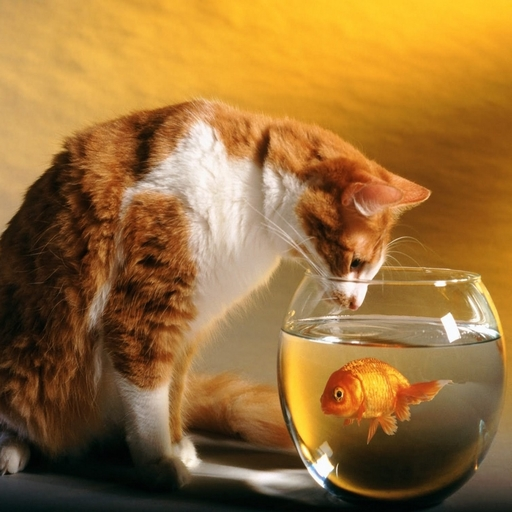
#> input picture lab3/img.jpg, 512 x 512 px
$ jupyter execute --allow-errors lab3.ipynb   (shell and % lines are left out)
#> lines starting #> are read from the running program, lines starting #| are printed output that depends on the picture
# Metody Obliczeniowe w Nauce i Technice
## Laboratorium 3 - Singular Value Decomposition
### Albert Gierlach

[cell 1]
import numpy as np
from matplotlib import pyplot as plt
import matplotlib as mtplt
from PIL import Image

mtplt.rcParams['figure.figsize'] = [14, 9] # plots size
np.set_printoptions(precision=4)

#### Zadanie 1 -  Przekształcenie sfery w elipsoidę

###### 1.1 Sfera jednostkowa

[cell 2]
def draw_3d_plot(x,y,z, view=(10,20)):
#> called with view = (10, 20)
    fig = plt.figure()
    ax = fig.add_subplot(111, projection='3d')
    ax.view_init(elev=view[0], azim=view[1])
    ax.plot_surface(x,y,z, alpha=0.4)
    ax.set_xlabel('X axis')
    ax.set_ylabel('Y axis')
    ax.set_zlabel('Z axis')
    plt.show()


s = np.linspace(0, 2 * np.pi, 100)
t = np.linspace(0, np.pi, 100)

x = np.outer(np.cos(s), np.sin(t))
y = np.outer(np.sin(s), np.sin(t))
z = np.outer(np.ones(np.size(s)), np.cos(t))

draw_3d_plot(x,y,z)

##### 1.2 Przekształcenie sfery w elipsoide

[cell 3]
def transform_sphere(A):
    s = np.linspace(0, 2 * np.pi, 100)
    t = np.linspace(0, np.pi, 100)
    x = (np.outer(np.cos(s), np.sin(t)) * A.item(0, 0)) + \
        (np.outer(np.sin(s), np.sin(t)) * A.item(0, 1)) + \
        (np.outer(np.ones(np.size(s)), np.cos(t)) * A.item(0, 2))

    y = (np.outer(np.cos(s), np.sin(t)) * A.item(1, 0)) + \
        (np.outer(np.sin(s), np.sin(t)) * A.item(1, 1)) + \
        (np.outer(np.ones(np.size(s)), np.cos(t)) * A.item(1, 2))

    z = (np.outer(np.cos(s), np.sin(t)) * A.item(2, 0)) + \
        (np.outer(np.sin(s), np.sin(t)) * A.item(2, 1)) + \
        (np.outer(np.ones(np.size(s)), np.cos(t)) * A.item(2, 2))
    return x, y, z


A = []
A.append(np.array([[1,2,0],[1,1,1],[3,1,0]]))
A.append(np.array([[4,0,4],[0,3,0],[-3,0,3]]))
A.append(np.array([[5,0,1],[2,3,0],[0,0,4]]))

for transform_matrix in A:
    x1, y1, z1 = transform_sphere(transform_matrix)
    draw_3d_plot(x1,y1,z1)

##### 1.3 Rozkład według wartości osobliwych (SVD)

[cell 4]
for transform_matrix in A:
    fig = plt.figure()
    ax = fig.add_subplot(111, projection='3d')
    ax.view_init(elev=20, azim=20)

    U, S, VT = np.linalg.svd(transform_matrix)
    S_diag = np.diag(S) # because S is vector and we need diagonal matrix
    x1, y1, z1 = transform_sphere(transform_matrix)

    for s1_row in S_diag:
        base = np.dot(U, s1_row) # 3d base vec for one axis
        ax.plot([0, base[0]], [0, base[1]], [0, base[2]], linewidth=4)

    ax.plot_surface(x1,y1,z1,  alpha=0.3, color='r')
    ax.set_xlabel('X axis')
    ax.set_ylabel('Y axis')
    ax.set_zlabel('Z axis')
    plt.show()

##### 1.4 Znalezienie macierzy, której stosunek największej wartości osobliwej i najmniejszej wynosi więcej niż 100

[cell 5]
def get_matirx_with_ratio_greater_than_100():
    while True:
        AA = np.random.rand(3, 3)
        U, S, VT = np.linalg.svd(AA)

        if S[0] / S[2] > 100:
            return AA

A100 = get_matirx_with_ratio_greater_than_100()
U, S, VT = np.linalg.svd(A100)
print("Znaleziona macierz:")
print(A100) # found matrix
print("\nWartości osobliwe tej macierzy")
print(np.diag(S)) # singular values
print("\nStosunek najwiekszej wartosci osobliwej do najmniejszej: {}".format(S[0] / S[2]))
x1, y1, z1 = transform_sphere(A100)
draw_3d_plot(x1,y1,z1)
#> in draw_3d_plot (call 5), `plt.show()`:
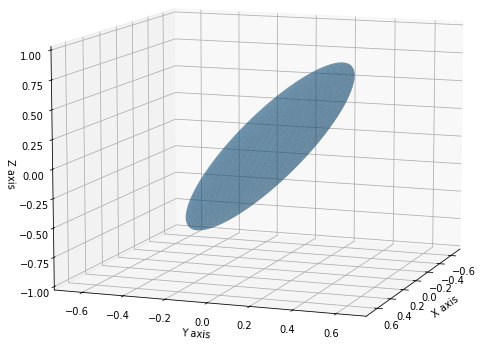
#> figure drawn by matplotlib, 1 panel
draw_3d_plot(x1,y1,z1, (10,90)) # ellipses might be different, so generate three views
draw_3d_plot(x1,y1,z1, (90,80))
#> in draw_3d_plot (call 7), `plt.show()`:
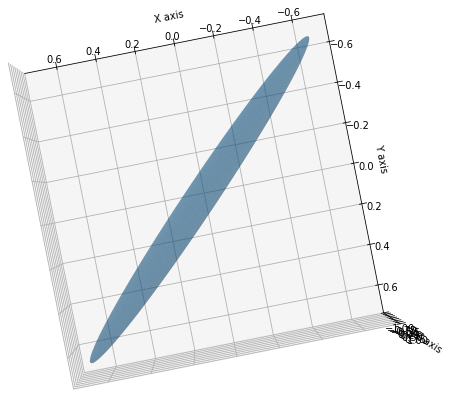
#> figure drawn by matplotlib, 1 panel

##### 1.5 Wizualizacje przekształceń dla wybranej macierzy
Wybrana macierz $ A_i = \left( \begin{matrix} 1 & 2 & 0 \\ 1 & 1 & 1 \\ 3 & 1 & 0 \end{matrix} \right) $\
Kolejne przekształcenia: $SV_i^T$, $S \Sigma_i V_i^T$, $S U_i \Sigma_i V_i^T$ \
Dla wizualizacji zaznaczono wektory kanoniczne - przed i po transformacji

[cell 6]
# helper functions to properly set axis limit
def check_one_limit(x, tuple_limits):
    a, b = abs(x.min()), abs(x.max())
    a = max(a, b)
    if a > tuple_limits[0]:
        return a

    return -1

def update_limits(ax, x,y,z, force=False):
    max_dim = max(check_one_limit(x, ax.get_xlim()), check_one_limit(y, ax.get_ylim()), check_one_limit(z, ax.get_zlim()))

    if max_dim != -1 or force:
        ax.set_xlim(max_dim, -max_dim)
        ax.set_ylim(max_dim, -max_dim)
        # ax.set_zlim(max_dim, -max_dim)

def transform_sphere_and_draw_vectors(A, ax):
    # translate canonical vector
    ident = np.identity(3)
    for v in range(3):
        res_v = A @ ident[v,:]
        ax.quiver(0, 0, 0, res_v[0], res_v[1], res_v[2], color='b', arrow_length_ratio=0.2)
        # ax.plot([0, res_v[0]], [0, res_v[1]], [0, res_v[2]], linewidth=2, color='b')

    return transform_sphere(A)

def visualize_transform(matrix, alpha=0.3, rstride=5, cstride=5):
    fig = plt.figure()
    ax = fig.gca(projection='3d')
    ax.view_init(elev=30, azim=35)

    # base sphere
    x, y, z = transform_sphere(np.identity(3))
    ax.plot_wireframe(x, y, z, alpha=alpha, color='g', rstride=rstride, cstride=cstride)
    update_limits(ax, x, y, z)

    x, y, z = transform_sphere_and_draw_vectors(matrix, ax)
    ax.plot_wireframe(x, y, z, alpha=alpha, color='r', rstride=rstride, cstride=cstride)
    update_limits(ax, x, y, z)

    ax.set_xlabel('X axis')
    ax.set_ylabel('Y axis')
    ax.set_zlabel('Z axis')
    plt.show()

[cell 7]
M = A[0] # our matrix
U, S, VT = np.linalg.svd(M)
S = np.diag(S)

#> (a cell that did not finish here is left out)

#> (a cell that did not finish here is left out)


#> (a cell that did not finish here is left out)


#> (a cell that did not finish here is left out)


### Wnioski
Pierwsze przekształcenie sfery jednostkowej pokazuje, że transformacja za pomocą macierzy ortogonalnej $V^T$ pozwala na obracanie obiektu wzdłuż osi $OX$. Drugie przekształcenie w połączeniu z pierwszym pozwala na skalowanie obiektu. Dzieje się tak dlatego, gdyż macierz $S$ jest diagonalna, więc jest po prostu czynnikiem skalującym. Ostatnie dwa przekształcenia są sobie równoważne. Mnożenie przez macierz $U$ także powoduje obrót figury.

### Zadanie 2 - Kompresja obrazu

#### 1.1 Przygotowanie przykładowego zdjęcia

#### 1.2 Low rank approximation

##### 1.2.1 Skala szarości

[cell 12]
filename = "./img.jpg"
img = Image.open(filename).convert('L')
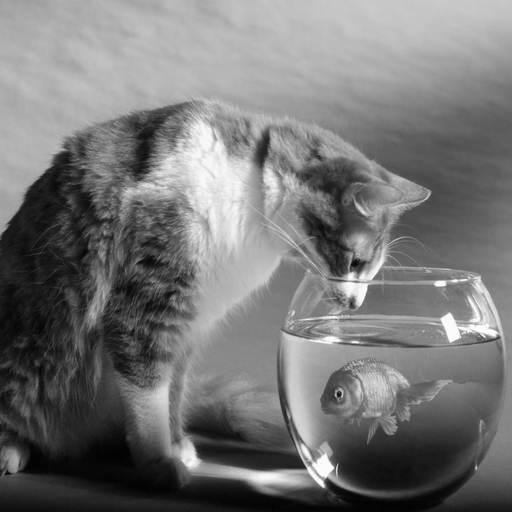
#> img: PIL image 512x512 L; min 1, max 254, mean 118
A = np.array(img)
U, S, VT = np.linalg.svd(A)
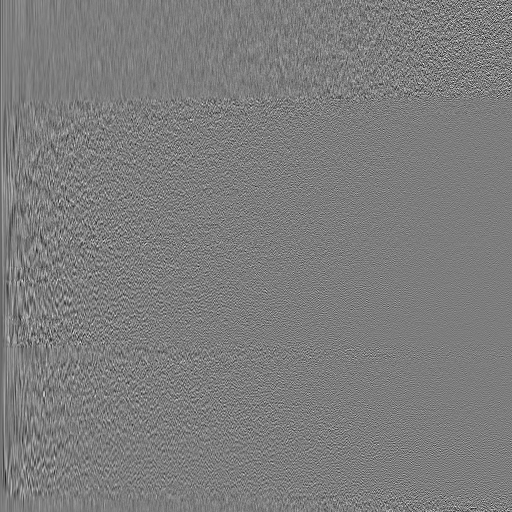
#> U: shape (512, 512) float64; min -0.282, max 0.291, mean -0.000105; drawn with min black and max white
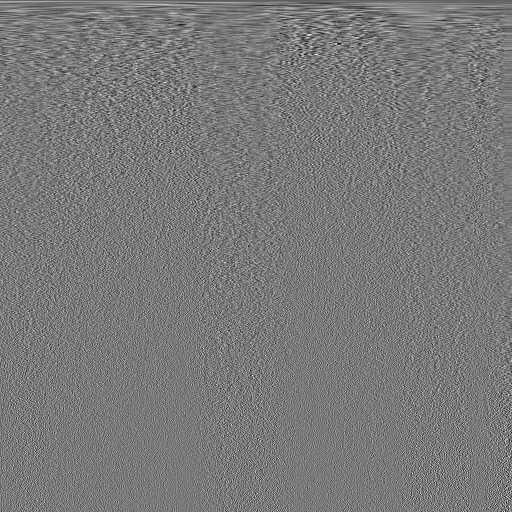
#> VT: shape (512, 512) float64; min -0.234, max 0.256, mean -7.31e-05; drawn with min black and max white
#> S = 512 values, max 64526.7 at index 0, min 0.0444 at index 511, mean 385.2

per_row = 3
iter_num = 39
for k in range(min(A.shape[0], iter_num)):
    I = U[:, :k] @ np.diag(S[:k]) @ VT[:k, :]

    if k % per_row == 0 and k:
        plt.show()

    plt.subplot(1, per_row, (k % per_row) + 1)
    plt.title('k={}'.format(k))
    plt.axis('off')
    plt.imshow(I, cmap='gray')
plt.show()
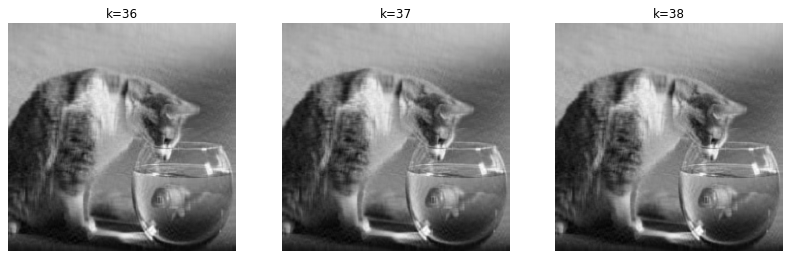
#> figure drawn by matplotlib, 3 panels

##### 1.2.2 Kolor

[cell 13]
filename = "./img.jpg"
img = Image.open(filename)
#> img is the input picture: PIL image 512x512 RGB; mean R, G, B 153.8, 111.8, 55.6
w, h = img.width, img.height
#> w = 512; h = 512
A = np.array(img)
U, S, VT, I_colors = [None] * 3, [None] * 3, [None] * 3, [None] * 3
for i in range(3):
    U[i], S[i], VT[i] = np.linalg.svd(A[:, :, i])
#> after the loop, S = 3 items; U = 3 items; VT = 3 items

per_row = 3
iter_num = 39
for k in range(min(A.shape[0], iter_num)):
    for i in range(3):
        # 0 - r, 1 - g, 2 - b
        I_colors[i] = U[i][:, :k] @ np.diag(S[i][:k]) @ VT[i][:k, :]
        I_colors[i].reshape(w * h)

    I = np.asarray([I_colors[0], I_colors[1], I_colors[2]]).transpose((1, 2, 0)).reshape(h, w, 3)
    img2 = Image.fromarray(np.uint8(I))

    if k % per_row == 0 and k:
        plt.show()

    plt.subplot(1, per_row, (k % per_row) + 1)
    plt.title('k={}'.format(k))
    plt.axis('off')
    plt.imshow(img2)
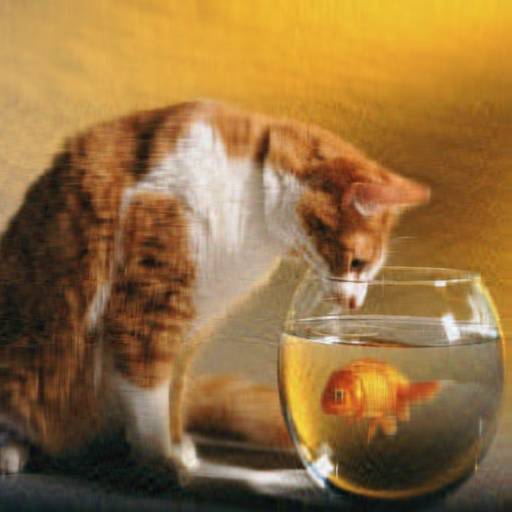
#> I: shape (512, 512, 3) float64; mean R, G, B 153.8, 111.8, 55.6; drawn with min black and max white
#> after the loop, I_colors = 3 items
plt.show()
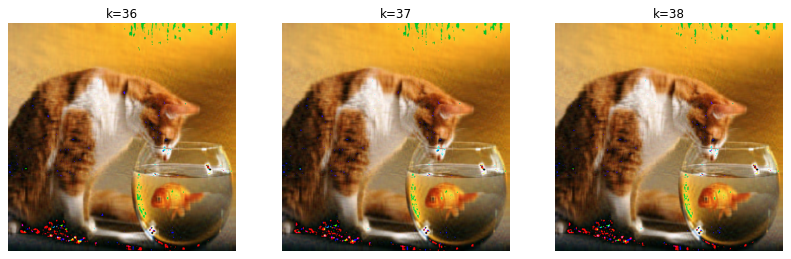
#> figure drawn by matplotlib, 3 panels

#### 1.3 Porównanie kilku obrazów wynikowych z obrazem oryginalnym

##### 1.3.1 Skala szarości

[cell 14]
filename = "./img.jpg"
img = Image.open(filename).convert('L')
A = np.array(img)
U, S, VT = np.linalg.svd(A)
#> S = 512 values, max 64526.7 at index 0, min 0.0444 at index 511, mean 385.2

ranks = [1, 10, 20, 30, 40, 60, 100, 200]
for i in range(min(A.shape[0], len(ranks))):
    k = ranks[i]
    I = U[:, :k] @ np.diag(S[:k]) @ VT[:k, :]

    plt.subplot(1, 2, 1)
    plt.title('k={}'.format(k))
    plt.axis('off')
    plt.imshow(I, cmap='gray')

    plt.subplot(1, 2, 2)
    plt.title('original')
    plt.axis('off')
    plt.imshow(img, cmap='gray')

    plt.show()
#> this loop made 8 passes
#> pass 3, `I = U[:, :k] @ np.diag(S[:k]) @ VT[:k, :]`:
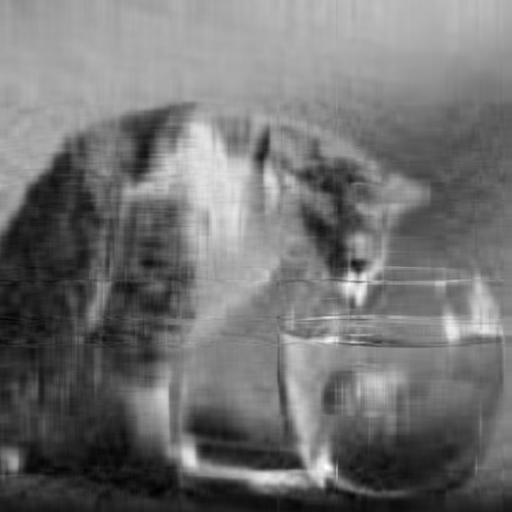
#> I: shape (512, 512) float64; min -14.93, max 281.3, mean 118; drawn with min black and max white

##### 1.3.2 Kolor

[cell 15]
filename = "./img.jpg"
img = Image.open(filename)
w, h = img.width, img.height
A = np.array(img)
U, S, VT, I_colors = [None] * 3, [None] * 3, [None] * 3, [None] * 3
for i in range(3):
    U[i], S[i], VT[i] = np.linalg.svd(A[:, :, i])
#> after the loop, S = 3 items

ranks = [1, 10, 20, 30, 40, 60, 100, 200, 400]
for ii in range(min(A.shape[0], len(ranks))):
    k = ranks[ii]
    for i in range(3):
        # 0 - r, 1 - g, 2 - b
        I_colors[i] = U[i][:, :k] @ np.diag(S[i][:k]) @ VT[i][:k, :]
        I_colors[i].reshape(w * h)

    I = np.asarray([I_colors[0], I_colors[1], I_colors[2]]).transpose((1, 2, 0)).reshape(h, w, 3)
    img2 = Image.fromarray(np.uint8(I))

    plt.subplot(1, 2, 1)
    plt.title('k={}'.format(k))
    plt.axis('off')
    plt.imshow(img2)

    plt.subplot(1, 2, 2)
    plt.title('original')
    plt.axis('off')
    plt.imshow(img)

    plt.show()
#> this loop made 9 passes
#> pass 3, `img2 = Image.fromarray(np.uint8(I))`:
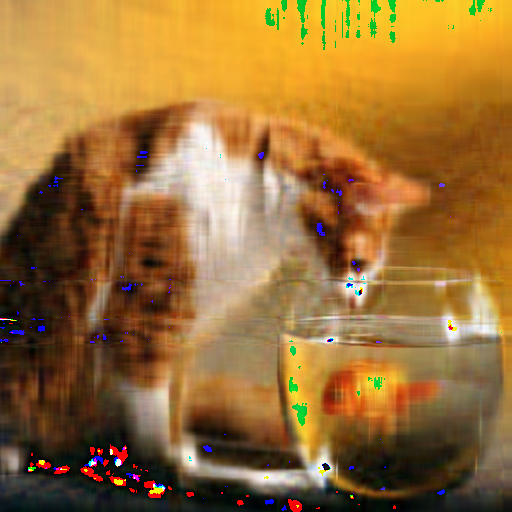
#> img2: PIL image 512x512 RGB; mean R, G, B 152.9, 111.5, 56
